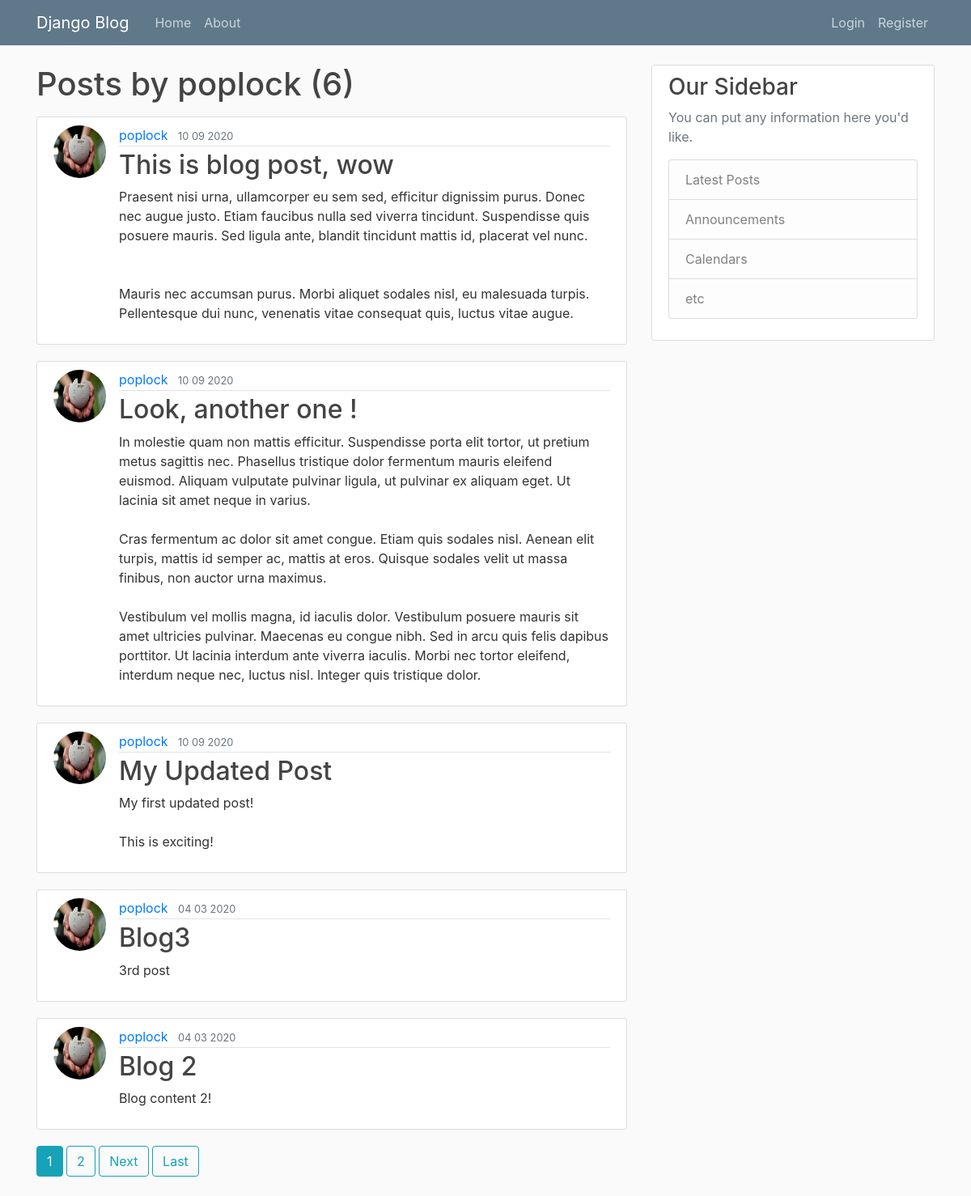
Page /user/poplock on the committed database.
### blog/models.py (models this page shows, shortened)
class Post(models.Model):
    title = models.CharField(max_length=100)
    content = models.TextField()
    date_posted = models.DateTimeField(default=timezone.now)
    author = models.ForeignKey(User, on_delete=models.CASCADE)

### users/models.py (models this page shows, shortened)
class Profile(models.Model):
    user = models.OneToOneField(User, on_delete=models.CASCADE)
    image = models.ImageField(default='default.jpg', upload_to='profile_pics')

### blog/views.py (the view)
# urls.py: path('user/<str:username>', UserPostListView.as_view(), name='user-posts'),
class UserPostListView(ListView):
    model = Post
    template_name = 'blog/user_posts.html'
    context_object_name = 'posts'
    paginate_by = 5
    def get_queryset(self):
        user = get_object_or_404(User, username=self.kwargs.get('username'))
        return Post.objects.filter(author=user).order_by('-date_posted')

### blog/templates/blog/user_posts.html (shortened to what this page needs)
{% extends "blog/base.html" %}
{% block content %}
<h1 class="mb-3">Posts by {{ view.kwargs.username }} ({{ page_obj.paginator.count }})</h1>
{% for post in posts %}
<article class="media content-section">
  <img class="rounded-circle article-img" src={{ post.author.profile.image.url }}>
  <div class="media-body">
    <div class="article-metadata">
      <a class="mr-2" href="{% url 'user-posts' post.author.username %}">{{ post.author }}</a>
      <small class="text-muted">{{ post.date_posted|date:"d m Y" }}</small>
    </div>
    <h2><a class="article-title" href="{% url 'post-detail' post.id %}">{{ post.title }}</a></h2>
    <p class="article-content">{{ post.content }}</p>
  </div>
</article>
{% endfor %}
{% if is_paginated %}
{% for num in page_obj.paginator.page_range %}
{% if page_obj.number == num %}
<a class="btn btn-info mb-4" href="?page={{ num }}">{{ num }}</a>
{% elif num > page_obj.number|add:'-3' and num < page_obj.number|add:'3'%}
<a class="btn btn-outline-info mb-4" href="?page={{ num }}">{{ num }}</a>
{% endif %}
{% endfor%}
{% if page_obj.has_next %}
<a class="btn btn-outline-info mb-4" href="?page={{ page_obj.next_page_number }}">Next</a>
<a class="btn btn-outline-info mb-4" href="?page={{ page_obj.paginator.num_pages }}">Last</a>
{% endif %}
{% endif %}
{% endblock content %}

### blog/static/blog/main.css (style rules this page uses)
body { background: #fafafa; color: #333333; margin-top: 5rem; }
h1, h2, h3, h4, h5, h6 { color: #444444; }
.content-section { background: #ffffff; padding: 10px 20px; border: 1px solid #dddddd; border-radius: 3px; margin-bottom: 20px; }
.article-title { color: #444444; }
.article-content { white-space: pre-line; }
.article-img { height: 65px; width: 65px; margin-right: 16px; }
.article-metadata { padding-bottom: 1px; margin-bottom: 4px; border-bottom: 1px solid #e3e3e3 }

### rows in the picture
Post: author.profile.image (picture), author "poplock", date_posted "10 09 2020", title "This is blog post, wow", content "Praesent nisi urna, ullamcorper eu sem sed, efficitur dignissim purus. Donec nec augue justo. Etiam faucibus nulla sed viverra tincidunt. Suspendisse quis posuere mauris. Sed ligula ante, blandit tincidunt mattis id, placerat vel nunc. Mauris nec accumsan purus. Morbi aliquet sodales nisl, eu malesuada turpis. Pellentesque dui nunc, venenatis vitae consequat quis, luctus vitae augue."
Post: author.profile.image (picture), author "poplock", date_posted "10 09 2020", title "Look, another one !", content "In molestie quam non mattis efficitur. Suspendisse porta elit tortor, ut pretium metus sagittis nec. Phasellus tristique dolor fermentum mauris eleifend euismod. Aliquam vulputate pulvinar ligula, ut pulvinar ex aliquam eget. Ut lacinia sit amet neque in varius. Cras fermentum ac dolor sit amet congue. Etiam quis sodales nisl. Aenean elit turpis, mattis id semper ac, mattis at eros. Quisque sodales velit ut massa finibus, non auctor urna maximus. Vestibulum vel mollis magna, id iaculis dolor. Vestibulum posuere mauris sit amet ultricies pulvinar. Maecenas eu congue nibh. Sed in arcu quis felis dapibus porttitor. Ut lacinia interdum ante viverra iaculis. Morbi nec tortor eleifend, interdum…"
Post: author.profile.image (picture), author "poplock", date_posted "10 09 2020", title "My Updated Post", content "My first updated post! This is exciting!"
Post: author.profile.image (picture), author "poplock", date_posted "04 03 2020", title "Blog3", content "3rd post"
Post: author.profile.image (picture), author "poplock", date_posted "04 03 2020", title "Blog 2", content "Blog content 2!"

### other values in the picture
{{ view.kwargs.username }} "poplock"
{{ page_obj.paginator.count }} "6"
{{ num }} "1"
{{ num }} "2"
